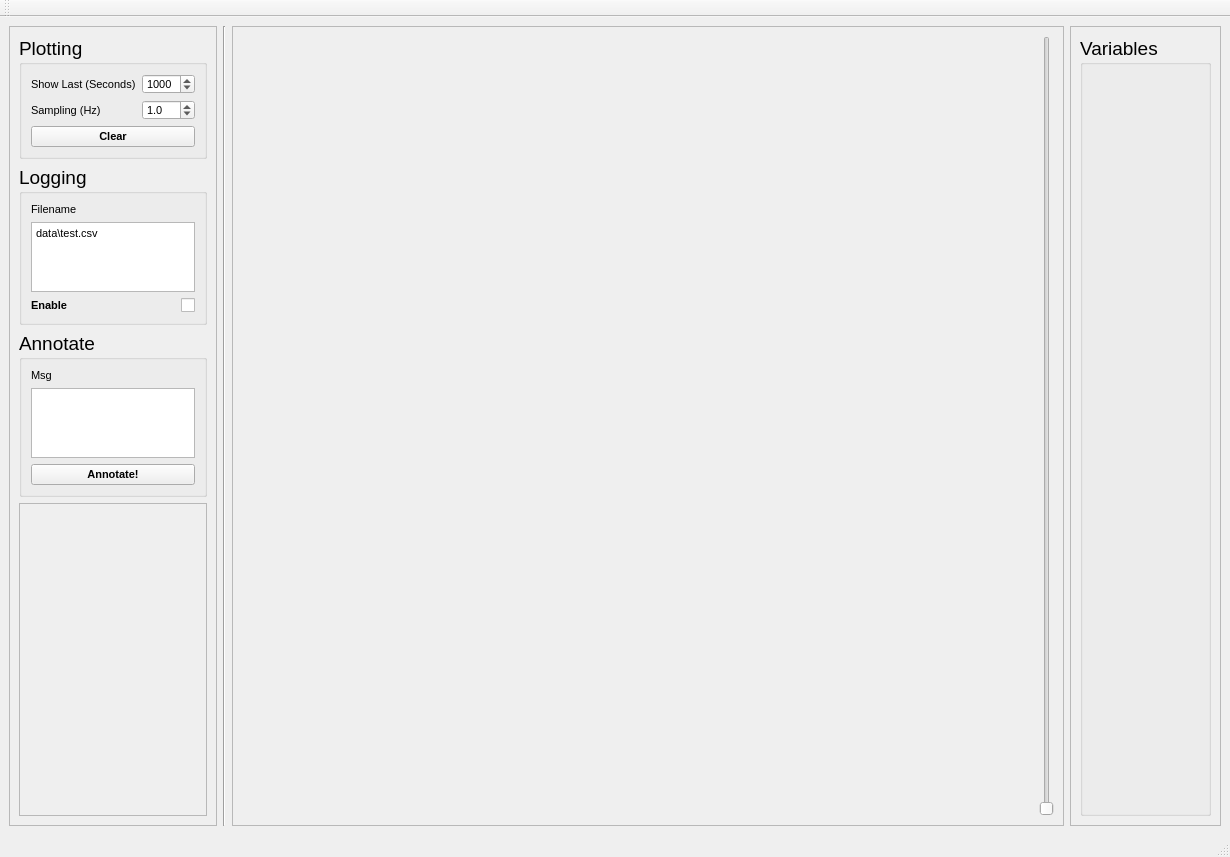
<?xml version="1.0" encoding="UTF-8"?>
<ui version="4.0">
 <class>MainWindow</class>
 <widget class="QMainWindow" name="MainWindow">
  <property name="geometry">
   <rect>
    <x>0</x>
    <y>0</y>
    <width>1230</width>
    <height>857</height>
   </rect>
  </property>
  <property name="windowTitle">
   <string>Temperature Logger</string>
  </property>
  <property name="windowIcon">
   <iconset>
    <normaloff>../../../../TemperatureLogger/img/temperature.png</normaloff>../../../../TemperatureLogger/img/temperature.png</iconset>
  </property>
  <widget class="QWidget" name="centralwidget">
   <layout class="QHBoxLayout" name="horizontalLayout">
    <item>
     <widget class="QFrame" name="frame">
      <property name="sizePolicy">
       <sizepolicy hsizetype="Preferred" vsizetype="Preferred">
        <horstretch>2</horstretch>
        <verstretch>0</verstretch>
       </sizepolicy>
      </property>
      <property name="frameShape">
       <enum>QFrame::StyledPanel</enum>
      </property>
      <property name="frameShadow">
       <enum>QFrame::Raised</enum>
      </property>
      <layout class="QVBoxLayout" name="verticalLayout_8">
       <item>
        <widget class="QGroupBox" name="Plotting">
         <property name="sizePolicy">
          <sizepolicy hsizetype="Preferred" vsizetype="Preferred">
           <horstretch>0</horstretch>
           <verstretch>1</verstretch>
          </sizepolicy>
         </property>
         <property name="font">
          <font>
           <pointsize>14</pointsize>
          </font>
         </property>
         <property name="title">
          <string>Plotting</string>
         </property>
         <layout class="QVBoxLayout" name="verticalLayout_5">
          <item>
           <layout class="QVBoxLayout" name="verticalLayout_3">
            <item>
             <layout class="QHBoxLayout" name="horizontalLayout_2">
              <item>
               <widget class="QLabel" name="label">
                <property name="font">
                 <font>
                  <pointsize>8</pointsize>
                 </font>
                </property>
                <property name="text">
                 <string>Show Last (Seconds)</string>
                </property>
               </widget>
              </item>
              <item>
               <widget class="QDoubleSpinBox" name="Buffersize">
                <property name="maximumSize">
                 <size>
                  <width>53</width>
                  <height>20</height>
                 </size>
                </property>
                <property name="font">
                 <font>
                  <pointsize>8</pointsize>
                 </font>
                </property>
                <property name="decimals">
                 <number>0</number>
                </property>
                <property name="maximum">
                 <double>99999.000000000000000</double>
                </property>
                <property name="value">
                 <double>1000.000000000000000</double>
                </property>
               </widget>
              </item>
             </layout>
            </item>
            <item>
             <layout class="QHBoxLayout" name="horizontalLayout_3">
              <item>
               <widget class="QLabel" name="label_2">
                <property name="font">
                 <font>
                  <pointsize>8</pointsize>
                 </font>
                </property>
                <property name="text">
                 <string>Sampling (Hz)</string>
                </property>
               </widget>
              </item>
              <item>
               <widget class="QDoubleSpinBox" name="Sampling">
                <property name="maximumSize">
                 <size>
                  <width>53</width>
                  <height>20</height>
                 </size>
                </property>
                <property name="font">
                 <font>
                  <pointsize>8</pointsize>
                 </font>
                </property>
                <property name="decimals">
                 <number>1</number>
                </property>
                <property name="minimum">
                 <double>0.100000000000000</double>
                </property>
                <property name="singleStep">
                 <double>0.100000000000000</double>
                </property>
                <property name="value">
                 <double>1.000000000000000</double>
                </property>
               </widget>
              </item>
             </layout>
            </item>
           </layout>
          </item>
          <item>
           <widget class="QPushButton" name="clear">
            <property name="font">
             <font>
              <pointsize>8</pointsize>
              <weight>75</weight>
              <bold>true</bold>
             </font>
            </property>
            <property name="text">
             <string>Clear</string>
            </property>
           </widget>
          </item>
         </layout>
        </widget>
       </item>
       <item>
        <widget class="QGroupBox" name="Logging">
         <property name="sizePolicy">
          <sizepolicy hsizetype="Preferred" vsizetype="Preferred">
           <horstretch>0</horstretch>
           <verstretch>1</verstretch>
          </sizepolicy>
         </property>
         <property name="font">
          <font>
           <pointsize>14</pointsize>
          </font>
         </property>
         <property name="title">
          <string>Logging</string>
         </property>
         <layout class="QVBoxLayout" name="verticalLayout_2">
          <item>
           <layout class="QVBoxLayout" name="verticalLayout">
            <item>
             <widget class="QLabel" name="label_3">
              <property name="font">
               <font>
                <pointsize>8</pointsize>
               </font>
              </property>
              <property name="text">
               <string>Filename</string>
              </property>
             </widget>
            </item>
            <item>
             <widget class="QTextEdit" name="filename">
              <property name="font">
               <font>
                <pointsize>8</pointsize>
               </font>
              </property>
              <property name="html">
               <string>&lt;!DOCTYPE HTML PUBLIC &quot;-//W3C//DTD HTML 4.0//EN&quot; &quot;http://www.w3.org/TR/REC-html40/strict.dtd&quot;&gt;
&lt;html&gt;&lt;head&gt;&lt;meta name=&quot;qrichtext&quot; content=&quot;1&quot; /&gt;&lt;style type=&quot;text/css&quot;&gt;
p, li { white-space: pre-wrap; }
&lt;/style&gt;&lt;/head&gt;&lt;body style=&quot; font-family:'MS Shell Dlg 2'; font-size:8pt; font-weight:400; font-style:normal;&quot;&gt;
&lt;p style=&quot; margin-top:0px; margin-bottom:0px; margin-left:0px; margin-right:0px; -qt-block-indent:0; text-indent:0px;&quot;&gt;data\test.csv&lt;/p&gt;&lt;/body&gt;&lt;/html&gt;</string>
              </property>
             </widget>
            </item>
           </layout>
          </item>
          <item>
           <layout class="QHBoxLayout" name="horizontalLayout_5">
            <item>
             <widget class="QLabel" name="label_4">
              <property name="font">
               <font>
                <pointsize>8</pointsize>
                <weight>75</weight>
                <bold>true</bold>
               </font>
              </property>
              <property name="text">
               <string>Enable</string>
              </property>
             </widget>
            </item>
            <item>
             <widget class="QCheckBox" name="logenable">
              <property name="font">
               <font>
                <pointsize>8</pointsize>
               </font>
              </property>
              <property name="layoutDirection">
               <enum>Qt::RightToLeft</enum>
              </property>
              <property name="text">
               <string/>
              </property>
             </widget>
            </item>
           </layout>
          </item>
         </layout>
        </widget>
       </item>
       <item>
        <widget class="QGroupBox" name="Annotate">
         <property name="sizePolicy">
          <sizepolicy hsizetype="Preferred" vsizetype="Preferred">
           <horstretch>0</horstretch>
           <verstretch>1</verstretch>
          </sizepolicy>
         </property>
         <property name="font">
          <font>
           <pointsize>14</pointsize>
          </font>
         </property>
         <property name="title">
          <string>Annotate</string>
         </property>
         <layout class="QVBoxLayout" name="verticalLayout_4">
          <item>
           <widget class="QLabel" name="label_6">
            <property name="font">
             <font>
              <pointsize>8</pointsize>
             </font>
            </property>
            <property name="text">
             <string>Msg</string>
            </property>
           </widget>
          </item>
          <item>
           <widget class="QTextEdit" name="annotatemsg">
            <property name="font">
             <font>
              <pointsize>8</pointsize>
             </font>
            </property>
           </widget>
          </item>
          <item>
           <widget class="QPushButton" name="annotate">
            <property name="font">
             <font>
              <pointsize>8</pointsize>
              <weight>75</weight>
              <bold>true</bold>
             </font>
            </property>
            <property name="text">
             <string>Annotate!</string>
            </property>
           </widget>
          </item>
         </layout>
        </widget>
       </item>
       <item>
        <widget class="QFrame" name="frame_2">
         <property name="sizePolicy">
          <sizepolicy hsizetype="Preferred" vsizetype="Preferred">
           <horstretch>0</horstretch>
           <verstretch>7</verstretch>
          </sizepolicy>
         </property>
         <property name="frameShape">
          <enum>QFrame::StyledPanel</enum>
         </property>
         <property name="frameShadow">
          <enum>QFrame::Raised</enum>
         </property>
        </widget>
       </item>
      </layout>
     </widget>
    </item>
    <item>
     <widget class="Line" name="line">
      <property name="orientation">
       <enum>Qt::Vertical</enum>
      </property>
     </widget>
    </item>
    <item>
     <widget class="QFrame" name="frame_3">
      <property name="sizePolicy">
       <sizepolicy hsizetype="Preferred" vsizetype="Preferred">
        <horstretch>11</horstretch>
        <verstretch>0</verstretch>
       </sizepolicy>
      </property>
      <property name="frameShape">
       <enum>QFrame::StyledPanel</enum>
      </property>
      <property name="frameShadow">
       <enum>QFrame::Raised</enum>
      </property>
      <layout class="QHBoxLayout" name="horizontalLayout_4">
       <item>
        <widget class="QLabel" name="statusbar_2">
         <property name="sizePolicy">
          <sizepolicy hsizetype="Preferred" vsizetype="Preferred">
           <horstretch>0</horstretch>
           <verstretch>1</verstretch>
          </sizepolicy>
         </property>
         <property name="font">
          <font>
           <pointsize>14</pointsize>
          </font>
         </property>
         <property name="text">
          <string/>
         </property>
        </widget>
       </item>
       <item>
        <widget class="MplWidget" name="plot" native="true">
         <property name="sizePolicy">
          <sizepolicy hsizetype="Preferred" vsizetype="Preferred">
           <horstretch>0</horstretch>
           <verstretch>39</verstretch>
          </sizepolicy>
         </property>
        </widget>
       </item>
       <item>
        <widget class="QSlider" name="horZoom">
         <property name="orientation">
          <enum>Qt::Vertical</enum>
         </property>
        </widget>
       </item>
      </layout>
     </widget>
    </item>
    <item>
     <widget class="QFrame" name="frame_4">
      <property name="sizePolicy">
       <sizepolicy hsizetype="Preferred" vsizetype="Preferred">
        <horstretch>2</horstretch>
        <verstretch>0</verstretch>
       </sizepolicy>
      </property>
      <property name="frameShape">
       <enum>QFrame::StyledPanel</enum>
      </property>
      <property name="frameShadow">
       <enum>QFrame::Raised</enum>
      </property>
      <layout class="QVBoxLayout" name="verticalLayout_7">
       <item>
        <widget class="QGroupBox" name="groupBox">
         <property name="font">
          <font>
           <pointsize>14</pointsize>
          </font>
         </property>
         <property name="title">
          <string>Variables</string>
         </property>
         <layout class="QFormLayout" name="formLayout"/>
        </widget>
       </item>
      </layout>
     </widget>
    </item>
   </layout>
  </widget>
  <widget class="QMenuBar" name="menubar">
   <property name="geometry">
    <rect>
     <x>0</x>
     <y>0</y>
     <width>1230</width>
     <height>22</height>
    </rect>
   </property>
  </widget>
  <widget class="QStatusBar" name="statusbar"/>
  <widget class="QToolBar" name="toolBar">
   <property name="windowTitle">
    <string>toolBar</string>
   </property>
   <attribute name="toolBarArea">
    <enum>TopToolBarArea</enum>
   </attribute>
   <attribute name="toolBarBreak">
    <bool>false</bool>
   </attribute>
  </widget>
 </widget>
 <customwidgets>
  <customwidget>
   <class>MplWidget</class>
   <extends>QWidget</extends>
   <header>CustomWidgets.mplwidget</header>
   <container>1</container>
  </customwidget>
 </customwidgets>
 <resources/>
 <connections>
  <connection>
   <sender>Buffersize</sender>
   <signal>valueChanged(double)</signal>
   <receiver>MainWindow</receiver>
   <slot>eventHandler()</slot>
   <hints>
    <hint type="sourcelabel">
     <x>164</x>
     <y>95</y>
    </hint>
    <hint type="destinationlabel">
     <x>230</x>
     <y>35</y>
    </hint>
   </hints>
  </connection>
  <connection>
   <sender>Sampling</sender>
   <signal>valueChanged(double)</signal>
   <receiver>MainWindow</receiver>
   <slot>eventHandler()</slot>
   <hints>
    <hint type="sourcelabel">
     <x>182</x>
     <y>127</y>
    </hint>
    <hint type="destinationlabel">
     <x>232</x>
     <y>63</y>
    </hint>
   </hints>
  </connection>
  <connection>
   <sender>logenable</sender>
   <signal>stateChanged(int)</signal>
   <receiver>MainWindow</receiver>
   <slot>eventHandler()</slot>
   <hints>
    <hint type="sourcelabel">
     <x>192</x>
     <y>299</y>
    </hint>
    <hint type="destinationlabel">
     <x>229</x>
     <y>98</y>
    </hint>
   </hints>
  </connection>
  <connection>
   <sender>clear</sender>
   <signal>clicked()</signal>
   <receiver>MainWindow</receiver>
   <slot>eventHandler()</slot>
   <hints>
    <hint type="sourcelabel">
     <x>128</x>
     <y>155</y>
    </hint>
    <hint type="destinationlabel">
     <x>156</x>
     <y>39</y>
    </hint>
   </hints>
  </connection>
  <connection>
   <sender>annotate</sender>
   <signal>clicked()</signal>
   <receiver>MainWindow</receiver>
   <slot>eventHandler()</slot>
   <hints>
    <hint type="sourcelabel">
     <x>193</x>
     <y>449</y>
    </hint>
    <hint type="destinationlabel">
     <x>219</x>
     <y>447</y>
    </hint>
   </hints>
  </connection>
  <connection>
   <sender>horZoom</sender>
   <signal>valueChanged(int)</signal>
   <receiver>MainWindow</receiver>
   <slot>eventHandler()</slot>
   <hints>
    <hint type="sourcelabel">
     <x>1040</x>
     <y>742</y>
    </hint>
    <hint type="destinationlabel">
     <x>1066</x>
     <y>40</y>
    </hint>
   </hints>
  </connection>
  <connection>
   <sender>horZoom</sender>
   <signal>sliderMoved(int)</signal>
   <receiver>MainWindow</receiver>
   <slot>eventHandler()</slot>
   <hints>
    <hint type="sourcelabel">
     <x>1044</x>
     <y>166</y>
    </hint>
    <hint type="destinationlabel">
     <x>1026</x>
     <y>38</y>
    </hint>
   </hints>
  </connection>
 </connections>
 <slots>
  <slot>eventHandler()</slot>
 </slots>
</ui>
